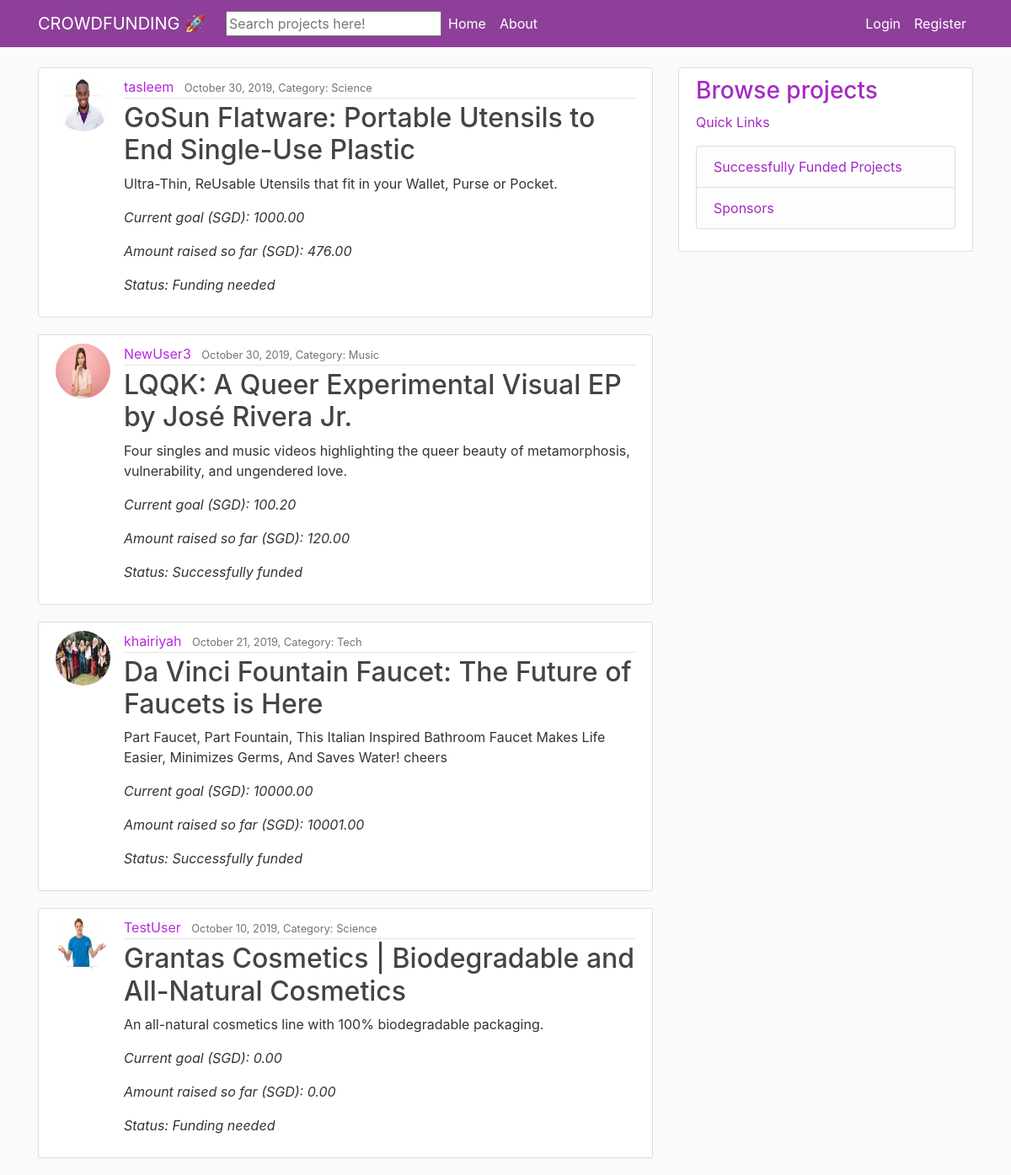
The page / on the database its author committed.
### blog/models.py (models this page shows, shortened)
class Post(models.Model):
    title = models.CharField(max_length = 100)
    content = models.TextField()
    date_posted = models.DateTimeField(default = timezone.now)
    author = models.ForeignKey(User, on_delete=models.CASCADE)
    category = models.CharField(max_length = 100)
    amt_sought = models.DecimalField(max_digits=8, decimal_places=2,verbose_name='Amount needed for project (SGD)', default = 0)
    amt_raised = models.DecimalField(max_digits=8, decimal_places=2,verbose_name='Amount raised so far (SGD)', default=0)
    post_status = models.CharField(max_length = 70, default = 'Funding needed')

### users/models.py (models this page shows, shortened)
class Profile(models.Model):
    user = models.OneToOneField(User, on_delete=models.CASCADE)
    image = models.ImageField(default = 'default.jpg', upload_to = 'profile_pics')

### blog/views.py (the view)
# urls.py: path('', PostListView.as_view(), name='blog-home'),
class PostListView(ListView):
    model = Post
    template_name = 'blog/home.html'  # <app>/<model>_<viewtype>.html
    context_object_name = 'posts'
    ordering = ['-date_posted']

### blog/templates/blog/home.html
{% extends "blog/base.html" %} {% block content %} {% for post in posts %}
<article class="media content-section">
    <img class="rounded-circle article-img" src="{{ post.author.profile.image.url }}">
    <div class="media-body">
        <div class="article-metadata">
            <a class="mr-2" href="#" style="color:rgb(184, 42, 219)">{{ post.author }}</a>
            <small class="text-muted">{{ post.date_posted|date:"F d, Y" }}, Category: {{ post.category }} </small>
        </div>
        <h2><a class="article-title" href="{% url 'post-detail' post.id %}">{{ post.title }}</a></h2>
        <p class="article-content">{{ post.content }}</p>
        <p class="article-content" style="font-style: italic;"> Current goal (SGD): {{ post.amt_sought }}</p>
        <p class="article-content" style="font-style: italic;"> Amount raised so far (SGD): {{ post.amt_raised }}</p>
        <p class="article-content" style="font-style: italic;"> Status: {{ post.post_status }}</p>
    </div>
</article>
{% endfor %} {% endblock content %}

### blog/templates/blog/base.html (shortened to what this page needs)
{% load static %}
<!DOCTYPE html>
<html lang="en">
<head>
    <link rel="stylesheet" href="https://stackpath.bootstrapcdn.com/bootstrap/4.3.1/css/bootstrap.min.css">
    <link rel="stylesheet" type="text/css" href="{% static 'blog/main.css' %}">
</head>
<body>
    <header class="site-header">
        <nav class="navbar navbar-expand-md navbar-dark bg-steel fixed-top">
            <div class="container">
                <a class="navbar-brand mr-4" href="{% url 'blog-home' %}">CROWDFUNDING 🚀</a>
                <div class="collapse navbar-collapse" id="navbarToggle">
                    <div class="navbar-nav mr-auto">
                        <div class="form-inline">
                            <form id="searchform" action="{% url 'blog-search' %}" method="get" accept-charset="utf-8">
                                <input id="searchbox" name="q" type="text" placeholder="Search projects here!">
                            </form>
                        </div>
                        <a class="nav-item nav-link" href="{% url 'blog-home' %}">Home</a>
                        <a class="nav-item nav-link" href="{% url 'blog-about' %}">About</a>
                    </div>
                    <div class="navbar-nav">
                        {% if user.is_authenticated %}
                        <a class="nav-item nav-link" href="{% url 'post-create' %}">New Project</a>
                        <a class="nav-item nav-link" href="{% url 'profile' %}">Profile</a>
                        <a class="nav-item nav-link" href="{% url 'logout' %}">Logout</a> {% else %}
                        <a class="nav-item nav-link" href="{% url 'login' %}">Login</a>
                        <a class="nav-item nav-link" href="{% url 'register' %}">Register</a> {% endif %}
                    </div>
                </div>
            </div>
        </nav>
    </header>
    <main role="main" class="container">
        <div class="row">
            <div class="col-md-8">
                 {% block content %}{% endblock %}
            </div>
            <div class="col-md-4">
                <div class="content-section">
                    <h3><a style="color:rgb(164, 43, 194)">Browse projects</a></h3>
                    <p><a style="color:rgb(164, 43, 194)">Quick Links</a>
                        <ul class="list-group">
                            <li class="list-group-item list-group-item-light"><a href="{% url 'blog-success' %}" style="color:rgb(164, 40, 196)">Successfully Funded Projects</a></li>
                            <li class="list-group-item list-group-item-light"><a href="#" style="color:rgb(164, 40, 196)">Sponsors</a></li>
                        </ul>
                    </p>
                </div>
            </div>
        </div>
    </main>
</body>
</html>

### blog/static/blog/main.css (style rules this page uses)
body { background: #fafafa; color: #333333; margin-top: 5rem; }
h1, h2, h3, h4, h5, h6 { color: #444444; }
ul { margin: 0; }
.bg-steel { background-color: #8d3f99; }
.site-header .navbar-nav .nav-link { color: #ffffff; }
.content-section { background: #ffffff; padding: 10px 20px; border: 1px solid #dddddd; border-radius: 3px; margin-bottom: 20px; }
.article-title { color: #444444; }
.article-content { white-space: pre-line; }
.article-img { height: 65px; width: 65px; margin-right: 16px; }
.article-metadata { padding-bottom: 1px; margin-bottom: 4px; border-bottom: 1px solid #e3e3e3 }

### rows shown on the page
Post: author.profile.image (picture), author "tasleem", date_posted "October 30, 2019", category "Science", title "GoSun Flatware: Portable Utensils to End Single-Use Plastic", content "Ultra-Thin, ReUsable Utensils that fit in your Wallet, Purse or Pocket.", amt_sought "1000.00", amt_raised "476.00", post_status "Funding needed"
Post: author.profile.image (picture), author "NewUser3", date_posted "October 30, 2019", category "Music", title "LQQK: A Queer Experimental Visual EP by José Rivera Jr.", content "Four singles and music videos highlighting the queer beauty of metamorphosis, vulnerability, and ungendered love.", amt_sought "100.20", amt_raised "120.00", post_status "Successfully funded"
Post: author.profile.image (picture), author "khairiyah", date_posted "October 21, 2019", category "Tech", title "Da Vinci Fountain Faucet: The Future of Faucets is Here", content "Part Faucet, Part Fountain, This Italian Inspired Bathroom Faucet Makes Life Easier, Minimizes Germs, And Saves Water! cheers", amt_sought "10000.00", amt_raised "10001.00", post_status "Successfully funded"
Post: author.profile.image (picture), author "TestUser", date_posted "October 10, 2019", category "Science", title "Grantas Cosmetics | Biodegradable and All-Natural Cosmetics", content "An all-natural cosmetics line with 100% biodegradable packaging.", amt_sought "0.00", amt_raised "0.00", post_status "Funding needed"
